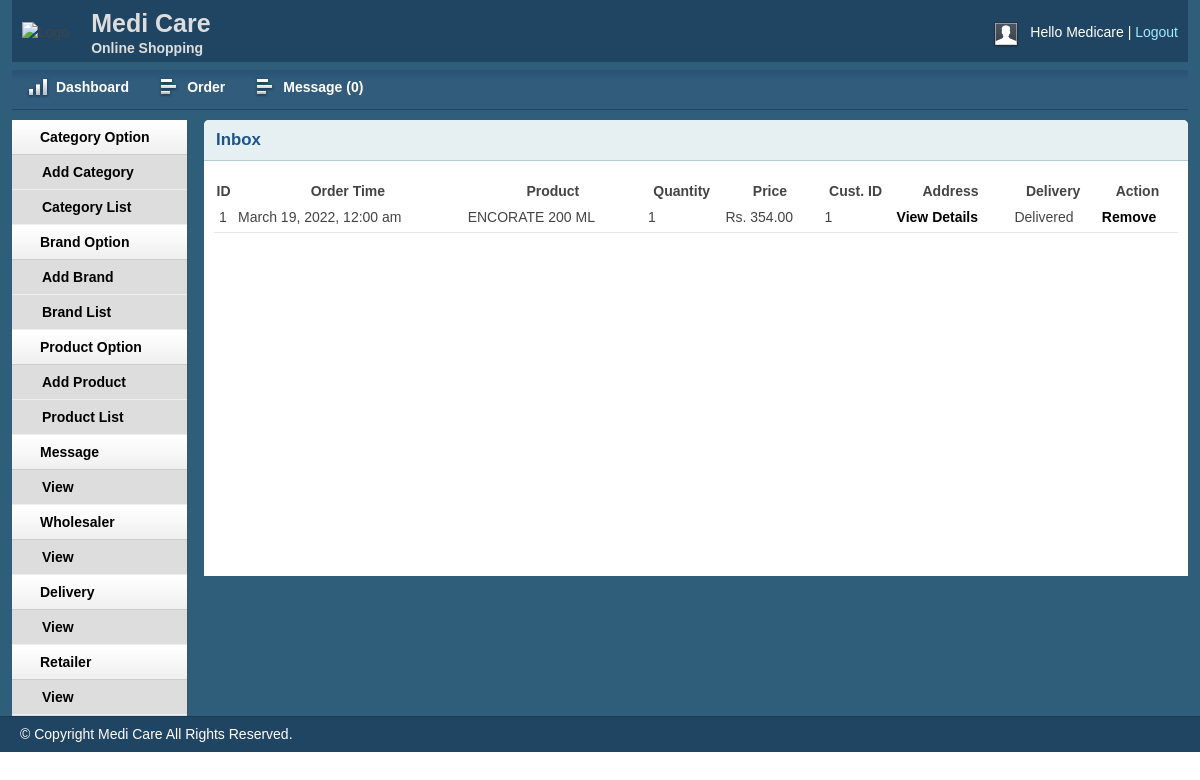
The page /apps/admin/inbox.php (signed in) on the database its author committed.
### tables this page shows
CREATE TABLE `tbl_order` (
  `id` int(11) NOT NULL,
  `cmrId` int(11) NOT NULL,
  `productId` int(11) NOT NULL,
  `productName` varchar(255) NOT NULL,
  `quantity` int(11) NOT NULL,
  `price` float(10,2) NOT NULL,
  `image` varchar(255) NOT NULL,
  `date` date NOT NULL,
  `status` int(11) NOT NULL DEFAULT 0,
  `suplr` varchar(200) NOT NULL,
  `dst` varchar(200) NOT NULL
);

### apps/lib/Database.php (called while the page is built, shortened)
<?php
Class Database{
 public $host   = DB_HOST;
 public $user   = DB_USER;
 public $pass   = DB_PASS;
 public $dbname = DB_NAME;
 public $link;
private function connectDB(){
 $this->link = new mysqli($this->host, $this->user, $this->pass,
  $this->dbname);
 }
public function select($query){
  $result = $this->link->query($query) or
   die($this->link->error.__LINE__);
  if($result->num_rows > 0){
    return $result;
  } else {
    return false;
  }
 }
}

### apps/classess/Cart.php (called while the page is built, shortened)
<?php
$filepath = realpath(dirname(__FILE__));
include_once ($filepath.'/../lib/Database.php');
include_once ($filepath.'/../helpers/Formate.php');
?>
<?php
class Cart{
private $db;
	public function __construct()
	{
		$this->db = new Database();
	}
	public function getAllOrderProduct(){
		$query = "SELECT * FROM tbl_order ORDER BY date DESC";
		$result = $this->db->select($query);
		return $result;
	}
}
?>

### apps/helpers/Formate.php (called while the page is built, shortened)
<?php
class Format{
 public function formatDate($date){
  return date('F j, Y, g:i a', strtotime($date));
 }
}
?>

### apps/admin/inbox.php (the view, shortened to what this page needs)
<?php include 'inc/header.php';?>
<?php include 'inc/sidebar.php';?>
<?php
$filepath = realpath(dirname(__FILE__));
include_once ($filepath.'/../classess/Cart.php');
$ct = new Cart();
$fm = new Format();
?>
        <div class="grid_10">
            <div class="box round first grid">
                <h2>Inbox</h2>
                <div class="block">
                    <table class="data display datatable" id="example">
					<thead>
						<tr>
							<th>ID</th>
							<th>Order Time</th>
							<th>Product</th>
							<th>Quantity</th>
							<th>Price</th>
							<th>Cust. ID</th>
							<th>Address</th>
							<th>Delivery</th>
                            <th>Action</th>
						</tr>
					</thead>
					<tbody>
						<?php
						$getOrder = $ct->getAllOrderProduct();
						if ($getOrder) {
							while ($result = $getOrder->fetch_assoc()) {
						  ?>
						<tr class="odd gradeX">
							<td><?php echo $result['id']; ?></td>
							<td><?php echo $fm->formatDate($result['date']); ?></td>
							<td><?php echo $result['productName']; ?></td>
							<td><?php echo $result['quantity']; ?></td>
							<td>Rs. <?php echo $result['price']; ?></td>
							<td><?php echo $result['cmrId']; ?></td>
							<td><a href="customer.php?custId=<?php echo $result['cmrId']; ?>">View Details</a></td>
							<td><?php echo $result['dst']; ?></td>
							<?php
							if ($result['status'] == '0') { ?>
							<td><a href="?shiftid=<?php echo $result['id']; ?>">Shifted</a></td>
							<?php }elseif($result['status'] == '1'){?>
								<td>Pending</td>
							<?php } else{ ?>
								<td><a href="?delproid=<?php echo $result['id']; ?>">Remove</a></td>
						<?php } ?>
						</tr>
					<?php }} ?>
					</tbody>
				</table>
               </div>
            </div>
        </div>
<?php include 'inc/footer.php';?>

### apps/admin/css/text.css (style rules this page uses)
body { font: 13px/1.5 Tahoma, Helvetica, Arial, 'Liberation Sans', FreeSans, sans-serif; }
h2 { font-size: 23px; }
p, dl, hr, h1, h2, h3, h4, h5, h6, ol, ul, pre, table, address, fieldset { margin-bottom: 20px; }

### apps/admin/css/grid.css (style rules this page uses)
.grid_1, .grid_2, .grid_3, .grid_4, .grid_5, .grid_6, .grid_7, .grid_8, .grid_9, .grid_10, .grid_11, .grid_12, .grid_13, .grid_14, .grid_15, .grid_16 { display: inline; float: left; margin-left: 1%; margin-right: 1%; }
.container_12 .grid_10 { width: 81.333%; }

### apps/admin/css/layout.css (style rules this page uses)
body { background: #fff none repeat scroll 0 0; color: #444; font-size: 14px; padding: 0; }
a { color: #000; font-weight:bold; text-decoration: none; }
h1, h2, h3, h4, h5, h6 { line-height:1.2em; margin-bottom:.3em; }
h2 { margin-top:1em; }
.box { background:#fff; margin-bottom:20px; padding:10px 10px 10px 10px; margin-left:-8px; }
.box.grid { padding-bottom:40px; }
.box.round { -moz-border-radius: 5px 5px 0px 0px; -webkit-border-radius: 5px 5px 0px 0px; border-radius: 5px 5px 0px 0px; }
.box h2 { font-size:1.2em; font-weight:bold; color:#1B548D; background:#E6F0F3; margin:-10px -10px 0 -10px; padding:10px 12px; border-bottom:1px solid #B3CBD6; -moz-border-radius: 5px 5px 0px 0px; -webkit-border-radius: 5px 5px 0px 0px; border-radius: 5px 5px 0px 0px; }
.box.first { min-height: 406px; }
.block { padding-top:20px; }
.block { padding-bottom:1px; }
table.display { margin: 0 auto; clear: both; width: 100%; }
tr.odd { height: 30px; line-height: 30px; border-bottom:1px solid #e6e6e6; }
tr.odd td, tr.even td { padding-left:5px; }

### rows shown on the page
tbl_order: id "1", date "March 19, 2022, 12:00 am", productName "ENCORATE 200 ML", quantity "1", price "354.00", cmrId "1", dst "Delivered"

### other values the page prints
Session::get('adminName') "Medicare"
